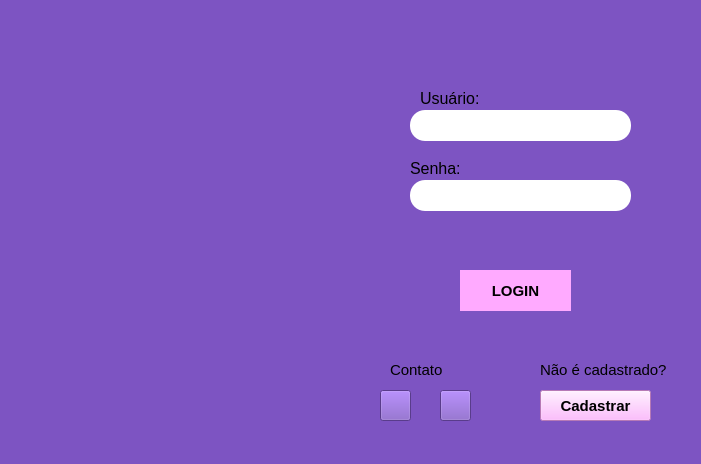
<?xml version="1.0" encoding="UTF-8"?>
<ui version="4.0">
 <class>MainWindow</class>
 <widget class="QMainWindow" name="MainWindow">
  <property name="enabled">
   <bool>true</bool>
  </property>
  <property name="geometry">
   <rect>
    <x>0</x>
    <y>0</y>
    <width>701</width>
    <height>464</height>
   </rect>
  </property>
  <property name="acceptDrops">
   <bool>false</bool>
  </property>
  <property name="windowTitle">
   <string>Designer_Unhas</string>
  </property>
  <property name="windowIcon">
   <iconset>
    <normaloff>unhas.png</normaloff>unhas.png</iconset>
  </property>
  <property name="styleSheet">
   <string notr="true">background-color: rgb(125, 84, 194);

</string>
  </property>
  <property name="animated">
   <bool>false</bool>
  </property>
  <widget class="QWidget" name="centralwidget">
   <widget class="QPushButton" name="pushButton">
    <property name="geometry">
     <rect>
      <x>460</x>
      <y>270</y>
      <width>111</width>
      <height>41</height>
     </rect>
    </property>
    <property name="font">
     <font>
      <pointsize>11</pointsize>
      <italic>false</italic>
      <bold>true</bold>
     </font>
    </property>
    <property name="styleSheet">
     <string notr="true">background-color: rgb(255, 170, 255);
border-style: outset;

</string>
    </property>
    <property name="text">
     <string>LOGIN</string>
    </property>
   </widget>
   <widget class="QLineEdit" name="lineEdit">
    <property name="geometry">
     <rect>
      <x>410</x>
      <y>110</y>
      <width>221</width>
      <height>31</height>
     </rect>
    </property>
    <property name="styleSheet">
     <string notr="true">background-color: rgb(255, 255, 255);
border-radius: 15px;
border-style: outset;
borde-width: 2px;</string>
    </property>
   </widget>
   <widget class="QLineEdit" name="lineEdit_2">
    <property name="geometry">
     <rect>
      <x>410</x>
      <y>180</y>
      <width>221</width>
      <height>31</height>
     </rect>
    </property>
    <property name="styleSheet">
     <string notr="true">background-color: rgb(255, 255, 255);
border-radius: 15px;
border-style: outset;
borde-width: 2px;
</string>
    </property>
    <property name="echoMode">
     <enum>QLineEdit::Password</enum>
    </property>
   </widget>
   <widget class="QLabel" name="label">
    <property name="geometry">
     <rect>
      <x>540</x>
      <y>360</y>
      <width>131</width>
      <height>20</height>
     </rect>
    </property>
    <property name="font">
     <font>
      <pointsize>11</pointsize>
     </font>
    </property>
    <property name="text">
     <string>Não é cadastrado?</string>
    </property>
   </widget>
   <widget class="QPushButton" name="pushButton_2">
    <property name="geometry">
     <rect>
      <x>540</x>
      <y>390</y>
      <width>111</width>
      <height>31</height>
     </rect>
    </property>
    <property name="font">
     <font>
      <pointsize>11</pointsize>
      <bold>true</bold>
     </font>
    </property>
    <property name="styleSheet">
     <string notr="true">
background-color: rgb(255, 170, 255);
</string>
    </property>
    <property name="text">
     <string>Cadastrar</string>
    </property>
   </widget>
   <widget class="QLabel" name="label_2">
    <property name="geometry">
     <rect>
      <x>420</x>
      <y>90</y>
      <width>61</width>
      <height>16</height>
     </rect>
    </property>
    <property name="font">
     <font>
      <pointsize>12</pointsize>
      <italic>false</italic>
      <bold>false</bold>
     </font>
    </property>
    <property name="text">
     <string>Usuário:</string>
    </property>
   </widget>
   <widget class="QLabel" name="label_3">
    <property name="geometry">
     <rect>
      <x>410</x>
      <y>160</y>
      <width>49</width>
      <height>16</height>
     </rect>
    </property>
    <property name="font">
     <font>
      <pointsize>12</pointsize>
      <italic>false</italic>
      <bold>false</bold>
     </font>
    </property>
    <property name="text">
     <string>Senha:</string>
    </property>
   </widget>
   <widget class="QLabel" name="label_4">
    <property name="geometry">
     <rect>
      <x>0</x>
      <y>-10</y>
      <width>361</width>
      <height>451</height>
     </rect>
    </property>
    <property name="text">
     <string/>
    </property>
    <property name="pixmap">
     <pixmap>Frame 4.png</pixmap>
    </property>
   </widget>
   <widget class="QLabel" name="label_5">
    <property name="geometry">
     <rect>
      <x>420</x>
      <y>230</y>
      <width>171</width>
      <height>21</height>
     </rect>
    </property>
    <property name="font">
     <font>
      <pointsize>12</pointsize>
     </font>
    </property>
    <property name="styleSheet">
     <string notr="true">color: rgb(255, 255, 0);</string>
    </property>
    <property name="text">
     <string/>
    </property>
   </widget>
   <widget class="QLabel" name="label_6">
    <property name="geometry">
     <rect>
      <x>370</x>
      <y>10</y>
      <width>291</width>
      <height>61</height>
     </rect>
    </property>
    <property name="text">
     <string/>
    </property>
    <property name="pixmap">
     <pixmap>Frame 5.png</pixmap>
    </property>
   </widget>
   <widget class="QLabel" name="label_7">
    <property name="geometry">
     <rect>
      <x>390</x>
      <y>360</y>
      <width>61</width>
      <height>20</height>
     </rect>
    </property>
    <property name="font">
     <font>
      <pointsize>11</pointsize>
     </font>
    </property>
    <property name="text">
     <string>Contato</string>
    </property>
   </widget>
   <widget class="QPushButton" name="whatsappButton">
    <property name="geometry">
     <rect>
      <x>440</x>
      <y>390</y>
      <width>31</width>
      <height>31</height>
     </rect>
    </property>
    <property name="text">
     <string/>
    </property>
    <property name="icon">
     <iconset>
      <normaloff>whatsapp.png</normaloff>whatsapp.png</iconset>
    </property>
    <property name="iconSize">
     <size>
      <width>40</width>
      <height>40</height>
     </size>
    </property>
   </widget>
   <widget class="QPushButton" name="instagramButton">
    <property name="geometry">
     <rect>
      <x>380</x>
      <y>390</y>
      <width>31</width>
      <height>31</height>
     </rect>
    </property>
    <property name="text">
     <string/>
    </property>
    <property name="icon">
     <iconset>
      <normaloff>instagram.png</normaloff>instagram.png</iconset>
    </property>
    <property name="iconSize">
     <size>
      <width>45</width>
      <height>45</height>
     </size>
    </property>
   </widget>
   <zorder>pushButton</zorder>
   <zorder>lineEdit</zorder>
   <zorder>lineEdit_2</zorder>
   <zorder>label</zorder>
   <zorder>pushButton_2</zorder>
   <zorder>label_3</zorder>
   <zorder>label_5</zorder>
   <zorder>label_6</zorder>
   <zorder>label_2</zorder>
   <zorder>label_4</zorder>
   <zorder>label_7</zorder>
   <zorder>whatsappButton</zorder>
   <zorder>instagramButton</zorder>
  </widget>
  <widget class="QMenuBar" name="menubar">
   <property name="geometry">
    <rect>
     <x>0</x>
     <y>0</y>
     <width>701</width>
     <height>22</height>
    </rect>
   </property>
  </widget>
  <widget class="QStatusBar" name="statusbar"/>
 </widget>
 <resources/>
 <connections/>
</ui>
